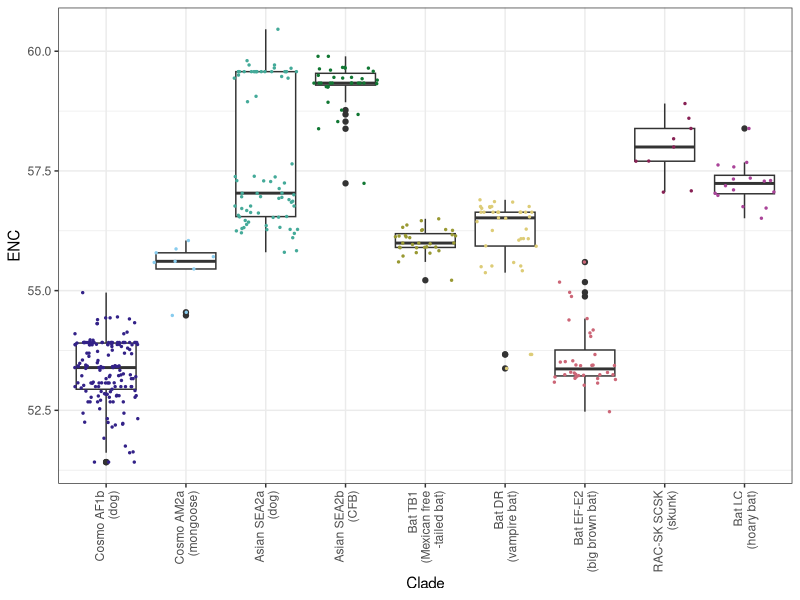

This figure's R source:
library("readxl")
df = as.data.frame(read_excel("data/Codon_usage_N.xlsx"))
for(i in 3:ncol(df)){
  colnames(df)[i] = paste0(as.character(df[1,i]),"_",colnames(df)[i])
}
colnames(df)[2] = "Accession no."
df = df[2:nrow(df),]

F_function = function(codons){
  n = sum(codons)
  pis = (codons/n)^2
  f = (n*sum(pis)-1)/(n-1)
  return(f)
}

df$ENC = NA
for(k in 1:nrow(df)){
  F_codons = as.numeric(df[k,3:4])
  L_codons = as.numeric(df[k,5:10])
  I_codons = as.numeric(df[k,11:13])
  V_codons = as.numeric(df[k,14:17])
  S_codons = as.numeric(df[k,18:23])
  P_codons = as.numeric(df[k,24:27])
  T_codons = as.numeric(df[k,28:31])
  A_codons = as.numeric(df[k,32:35])
  Y_codons = as.numeric(df[k,36:37])
  H_codons = as.numeric(df[k,38:39])
  Q_codons = as.numeric(df[k,40:41])
  N_codons = as.numeric(df[k,42:43])
  K_codons = as.numeric(df[k,44:45])
  D_codons = as.numeric(df[k,46:47])
  E_codons = as.numeric(df[k,48:49])
  C_codons = as.numeric(df[k,50:51])
  R_codons = as.numeric(df[k,52:57])
  G_codons = as.numeric(df[k,58:61])
  
  #F2 = C, D, E, F, H, K, N, Q, Y
  #F3 = I
  #F4 = A, G, P, T, V
  #F6 = R, L, S
  
  F2s = c(F_function(C_codons), F_function(D_codons), F_function(E_codons), F_function(F_codons),
          F_function(H_codons), F_function(K_codons), F_function(N_codons), F_function(Q_codons),
          F_function(Y_codons))
  F3s = c(F_function(I_codons))
  F4s = c(F_function(A_codons), F_function(G_codons), F_function(P_codons), F_function(T_codons),
          F_function(V_codons))
  F6s = c(F_function(L_codons), F_function(S_codons), F_function(R_codons))

  ENC = 2 + (9/mean(F2s)) + (1/mean(F3s) + (5/mean(F4s)) + (3/mean(F6s)))
  df$ENC[k] = ENC
}

df$Host = factor(df$Host, c("Dog (AF1b)", "Mongoose","Dog (SEA2a)", "Chinese ferret badger",
                            "Free-tailed bat",
                            "Vampire bat", "Big brown bat","Skunk", "Hoary bat"))


library(ggplot2)
ggplot(data = df, aes(x = Host, y = ENC))+
  geom_boxplot()+ 
  geom_jitter(aes(color = Host), size  = 0.5, 
              width = 0.4, height = 0) + theme_bw()+
  theme(axis.text.x = element_text(angle = 90, vjust = 0.5, hjust=1),
        legend.position = "none")+ 
  xlab("Clade") +
  scale_color_manual(values = c("#332288","#88CCEE","#44AA99","#117733","#999933",
                                "#DDCC77","#CC6677","#882255","#AA4499"), name = "Clade", guide = guide_legend(),
                     labels = c("Cosmo AF1b\n(dog)",
                                "Cosmo AM2a\n(mongoose)",
                                "Asian SEA2a\n(dog)",
                                "Asian SEA2b\n(CFB)",
                                "Bat TB1\n(Mexican free\n-tailed bat)",
                                "Bat DR\n(vampire bat)",
                                "Bat EF-E2\n(big brown bat)",
                                "RAC-SK SCSK\n(skunk)",
                                "Bat LC\n(hoary bat)")) +
  scale_x_discrete(labels = c("Cosmo AF1b\n(dog)",
                              "Cosmo AM2a\n(mongoose)",
                              "Asian SEA2a\n(dog)",
                              "Asian SEA2b\n(CFB)",
                              "Bat TB1\n(Mexican free\n-tailed bat)",
                              "Bat DR\n(vampire bat)",
                              "Bat EF-E2\n(big brown bat)",
                              "RAC-SK SCSK\n(skunk)",
                              "Bat LC\n(hoary bat)"))

